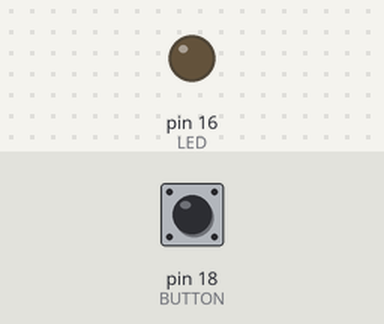
Simulated run of this program. Board: MicroPython board. Shown: output pins drawn as LEDs (lit = HIGH). The test bench sets the inputs (shaded band); at power-on: pin 18 (BUTTON) LOW.

Above: at 1.2 s.
1.3 s: pin 18 (BUTTON) pulled HIGH for 0.15 s
At 1.37 s:
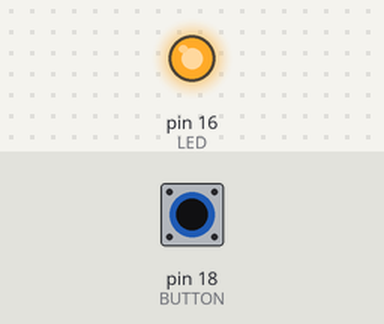
2.9 s: pin 18 (BUTTON) pulled HIGH for 3.2 s
At 6.9 s:
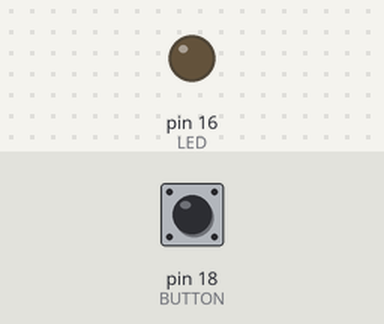
Timing chart, 0 to 8.4 s (numbered marks = the images above; inputs shaded):
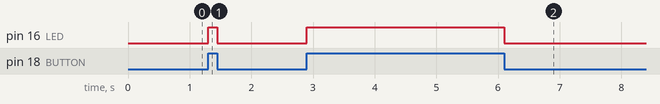

Measured:
- after the input at 1.3 s, pin 16 (LED): LOW → HIGH at once, → LOW 0.15 s later
- after the input at 2.9 s, pin 16 (LED): LOW → HIGH at once, → LOW 3.2 s later

The program:

BUTTON_BASICS.py
```python
#15/02/23 vincent.marquet@student.hepl.be
#BUTTON_BASICS.py
#Programme qui permet d'allumer/éteindre une LED à l'aide d'un bouton poussoir

#Importation de la librairie principale
import machine

#Définition des Pins et de leurs utilisations
LED = machine.Pin(16,machine.Pin.OUT)
BUTTON = machine.Pin(18,machine.Pin.IN)

#Boucle WHILE qui vérifie si l'on appuie sur le bouton
while True:
    BUTTON_VAL = BUTTON.value() 	#Valeur du bouton
    if BUTTON_VAL == 1:				#Cas si on appuie sur le bouton
        LED.value(1)				#Allume la LED
    elif BUTTON_VAL == 0:			#Cas si on appuie pas sur le bouton
        LED.value(0)				#Éteint la LED
```
